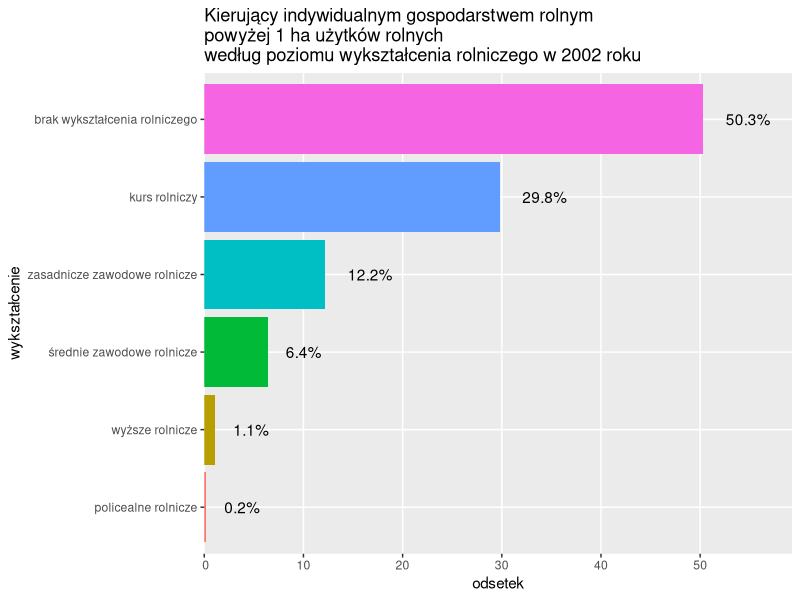

This figure's R source:
## ---- chunk 1
knitr::opts_chunk$set(echo = FALSE)
## ---- chunk 2
library(ggplot2)
dane <- data.frame(wykształcenie = c("wyższe rolnicze", "policealne rolnicze", "średnie zawodowe rolnicze", "zasadnicze zawodowe rolnicze", "kurs rolniczy", "brak wykształcenia rolniczego"), odsetek = c(1.1,0.2,6.4,12.2,29.8,50.3))
dane$wykształcenie <- factor(dane$wykształcenie, levels = dane$wykształcenie[order(dane$odsetek)])
ggplot(data = dane, aes(x=wykształcenie, y=odsetek, label = paste0(odsetek, "%"), fill = wykształcenie)) +
  geom_col(show.legend = FALSE) +
  geom_text(hjust = -0.5) +
  scale_y_discrete(limits = seq(0,50,10),expand = expand_scale(add = c(0,9))) +
  labs(title = "Kierujący indywidualnym gospodarstwem rolnym \npowyżej 1 ha użytków rolnych \nwedług poziomu wykształcenia rolniczego w 2002 roku")  +
  coord_flip()
